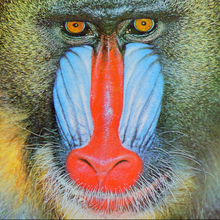
#> input picture mandrill.png, 220 x 220 px, found by its file name
$ jupyter execute Tinker_Henon_Code.ipynb
#> lines starting #> are read from the running program, lines starting #| are printed output that depends on the picture
[cell 1]
from google.colab import drive
drive.mount('/content/drive')

[cell 2]
#Import basic libraries
import cv2
import math
import time
import random
import numpy as np
import pandas as pd
from copy import copy
import seaborn as sns
from PIL import Image
import seaborn as sns
import matplotlib.pyplot as plt
from google.colab.patches import cv2_imshow

[cell 3]
#load the test image
inputpath = "/content/drive/MyDrive/image_encryption_chaotic_mapping_new/test_images/mandrill.png"
input_image = cv2.imread(inputpath)
#> input_image is the input picture: shape (220, 220, 3); mean B, G, R 113.2, 128.9, 137.4

height = int(input_image.shape[0]*100/100)
width = int(input_image.shape[1]*100/100)

dsize = (width,height)
new_input_image = cv2.resize(input_image,dsize)
cv2_imshow(new_input_image)
print(height,width)
#| 220 220

red = new_input_image[:,:,2]
green = new_input_image[:,:,1]
blue = new_input_image[:,:,0]
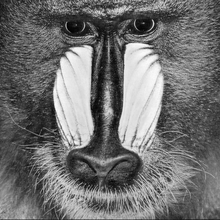
#> blue: shape (220, 220); min 0, max 255, mean 113.2

[cell 4]
#Plot the histograms of the original image
#with pixel values on X axis

red_pixel = []
for i in range(0,height):
  for j in range(0,width):
    red_pixel.append(red[i][j])
#> after the loop, red_pixel = 48400 items

blue_pixel = []
for i in range(0,height):
  for j in range(0,width):
    blue_pixel.append(blue[i][j])
#> after the loop, blue_pixel = 48400 items

green_pixel = []
for i in range(0,height):
  for j in range(0,width):
    green_pixel.append(green[i][j])
#> after the loop, green_pixel = 48400 items


plt.xlabel('Pixel values')
plt.ylabel('Number of pixels')
plt.hist(red_pixel,bins=256, color = "red", lw=0)
plt.savefig('baboon_red_hist_original.eps', format='eps')
plt.show()
print("\n")


plt.xlabel('Pixel values')
plt.ylabel('Number of pixels')
plt.hist(green_pixel,bins=256, color = "green", lw=0)
plt.savefig('baboon_green_hist_original.eps', format='eps')
plt.show()
print("\n")


plt.xlabel('Pixel values')
plt.ylabel('Number of pixels')
plt.hist(blue_pixel,bins=256, color = "blue", lw=0)
plt.savefig('baboon_blue_hist_original.eps', format='eps')
plt.show()

[cell 5]
#Generate the chaotic array

start_key = time.time()
red = new_input_image[:,:,2]
green = new_input_image[:,:,1]
blue = new_input_image[:,:,0]
h,w = red.shape
dimension = h*w

######################## Generate chaotic array ##############################
################## Tinker bell ################
x_tinker=[0.1]
y_tinker=[0.3]
for i in range(0,dimension-1):
  next_x = (x_tinker[i]**2) - (y_tinker[i]**2) + 0.9*x_tinker[i] - 0.6013*y_tinker[i]
  next_y = 2*x_tinker[i]*y_tinker[i] + 2*x_tinker[i] + 0.5*y_tinker[i]
  x_tinker.append(next_x)
  y_tinker.append(next_y)


############### Duffing ########################
x_duff=[0.1]
y_duff=[0.3]
for i in range(0,dimension-1):
    next_x = y_duff[i]
    next_y = 2.75*y_duff[i] - 0.2*x_duff[i] - pow(y_duff[i],3)
    #next_x = next_x*100
    #next_y = next_y*100
    x_duff.append(next_x)
    y_duff.append(next_y)


########### Henon ###########################
x_henon=[0.1]
y_henon=[0.3]
for i in range(0,dimension-1):
  next_x = 1 - 1.4*x_henon[i]*x_henon[i] + y_henon[i]
  next_y = 0.3*x_henon[i]
  x_henon.append(next_x)
  y_henon.append(next_y)

#################### Combination of Tinkerbell and Henon map################

td_x_combination = []
td_y_combination = []
for i in range(0,dimension):

  td_x_combination.append(x_tinker[i] + x_henon[i])
  td_y_combination.append(y_tinker[i] + y_henon[i])


for i in range(0,dimension):
  td_x_combination[i]*=100
  td_y_combination[i]*=100
  if (td_x_combination[i]<0):
    td_x_combination[i] = -(td_x_combination[i])
  if (td_y_combination[i]<0):
    td_y_combination[i] = -(td_y_combination[i])
  td_x_combination[i] = int(td_x_combination[i])
  td_y_combination[i] = int(td_y_combination[i])

for i in range(0,dimension):
  if h<w:
    if td_x_combination[i]>=h:
      td_x_combination[i]%=h-1                    #divide by samller dimension

  elif h>w:
    if td_x_combination[i]>=w:
      td_x_combination[i]%=w-1

  elif h==w:
    if td_x_combination[i]>=h:
      td_x_combination[i]%=h-1                    #divide by samller dimension


for i in range(0,dimension):
  if h<w:
    if td_y_combination[i]>=h:
      td_y_combination[i]%=h-1

  elif h>w:
    if td_y_combination[i]>=w:
      td_y_combination[i]%=w-1

  elif h==w:
    if td_y_combination[i]>=w:
      td_y_combination[i]%=w-1

x = copy(td_x_combination)
y = copy(td_y_combination)

xor_array = []
for i in range(h*w):
  xor_array.append(x[i]*y[i])

for i in range(h*w):
  xor_array[i]%=256

end_key = time.time()
print(f"key generation time of the program is {end_key - start_key}")

# Create a Pandas DataFrame to link x and y values
df = pd.DataFrame({
    'x': x[:10000],
    'y': y[:10000]
})

f,ax = plt.subplots(figsize = (8,5))
# Use the DataFrame for regplot
sns.regplot(x='x', y='y', data=df)  # Changed line
plt.savefig("TDmap.eps")
plt.show()

[cell 6]
#function for conducting the NCPR and UACI test
def ncpr_uaci(combined_scrambling):
  encrypted_red = combined_scrambling[:,:,2]
  encrypted_green = combined_scrambling[:,:,1]
  encrypted_blue = combined_scrambling[:,:,0]

  lena = cv2.imread(inputpath)
  changed_red = lena[:,:,2]
  changed_green = lena[:,:,1]
  changed_blue = lena[:,:,0]

  changed_red[12][90] = 123
  changed_green[12][90] = 56
  changed_blue[12][90] = 224

  h,w =encrypted_red.shape

  D_red = np.random.randint(1,size=(h,w))
  D_green = np.random.randint(1,size=(h,w))
  D_blue = np.random.randint(1,size=(h,w))

  print(h,w)

  for i in range(0,h):
    for j in range(0,w):
      if encrypted_red[i][j] == changed_red[i][j]:
        D_red[i][j] = 0
      else:
        D_red[i][j] = 1

  for i in range(0,h):
    for j in range(0,w):
      if encrypted_green[i][j] == changed_green[i][j]:
        D_green[i][j] = 0
      else:
        D_green[i][j] = 1

  for i in range(0,h):
    for j in range(0,w):
      if encrypted_blue[i][j] == changed_blue[i][j]:
        D_blue[i][j] = 0
      else:
        D_blue[i][j] = 1

  npcr_red = np.sum(D_red)
  npcr_green = np.sum(D_green)
  npcr_blue = np.sum(D_blue)


  npcr_red = (npcr_red/(h*w))*100
  npcr_green = (npcr_green/(h*w))*100
  npcr_blue = (npcr_blue/(h*w))*100

  uaci_red = 0
  uaci_green = 0
  uaci_blue = 0
  for i in range(0,h):
    for j in range(0,w):
      uaci_red += abs(encrypted_red[i][j] - changed_red[i][j])
      uaci_green += abs(encrypted_green[i][j] - changed_green[i][j])
      uaci_blue += abs(encrypted_blue[i][j] - changed_blue[i][j])

  uaci_red = (uaci_red/(h*w*255))*100
  uaci_green = (uaci_green/(h*w*255))*100
  uaci_blue = (uaci_blue/(h*w*255))*100

  print("NPCR values:")
  print("Red channel: ",npcr_red)
  print("Green channel: ",npcr_green)
  print("Blue channel: ",npcr_blue)

  print("\n")
  print("UACI values:")
  print("Red channel: ",uaci_red)
  print("Green channel: ",uaci_green)
  print("Blue channel: ",uaci_blue)

########################## Encryption begins ######################################

#Function for chaotic scrambling
def chaotic_scrambling(new_input_image):
  start_chaotic_scrambling = time.time()

  #RED CHANNEL
  count1 = 0
  for i in range(0,h):
    for j in range(0,w):
      red[i][j] = red[i][j]^xor_array[count1]
      count1+=1
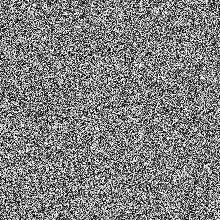
#> red: shape (220, 220); min 0, max 255, mean 127.7
#> after the loop, count1 = 48400


  #GREEN CHANNEL
  count3 = 0
  for i in range(0,h):
    for j in range(0,w):
      green[i][j] = green[i][j]^xor_array[count3]
      count3+=1
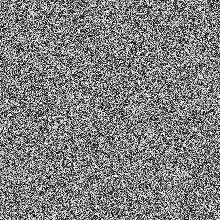
#> green: shape (220, 220); min 0, max 255, mean 127.5
#> after the loop, count3 = 48400


  #BLUE CHANNEL
  count5 = 0
  for i in range(0,h):
    for j in range(0,w):
      blue[i][j] = blue[i][j]^xor_array[count5]
      count5+=1
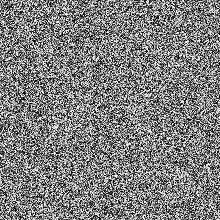
#> blue: shape (220, 220); min 0, max 255, mean 126.8
#> after the loop, count5 = 48400

  chaotic_xor_image = cv2.merge((blue,green,red))
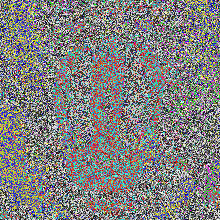
#> chaotic_xor_image: shape (220, 220, 3); mean B, G, R 126.8, 127.5, 127.7
  print("Image after xor operation")
  cv2_imshow(chaotic_xor_image)
  cv2.imwrite('b.png', chaotic_xor_image)
  im = Image.open('b.png')
  im.save('b.eps', lossless = True)

  end_chaotic_scrambling = time.time()
  print(f"Encryption time of the program is {end_chaotic_scrambling - start_chaotic_scrambling}")
  chaotic_swapping(red,green,blue,x,y)

  ################################# Chaotic scrambling ends ######################


#function for chaotic swaping
def chaotic_swapping(red,green,blue,x,y):

  start_chaotic_swapping = time.time()
  count = 0
  for i in range(0,h):
    for j in range(0,w):
      temp = red[i][j]
      red[i][j] = red[x[count]][y[count]]
      red[x[count]][y[count]] = temp
      count+=1
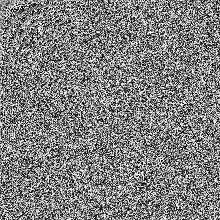
#> red: shape (220, 220); min 0, max 255, mean 127.7
#> after the loop, count = 48400

  count = 0
  for i in range(0,h):
    for j in range(0,w):
      temp = green[i][j]
      green[i][j] = green[x[count]][y[count]]
      green[x[count]][y[count]] = temp
      count+=1
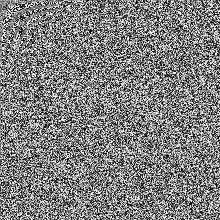
#> green: shape (220, 220); min 0, max 255, mean 127.5
#> after the loop, count = 48400

  count = 0
  for i in range(0,h):
    for j in range(0,w):
      temp = blue[i][j]
      blue[i][j] = blue[x[count]][y[count]]
      blue[x[count]][y[count]] = temp
      count+=1
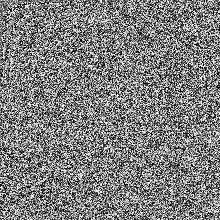
#> blue: shape (220, 220); min 0, max 255, mean 126.8
#> after the loop, count = 48400


  image_to_zigzag = cv2.merge((blue,green,red))
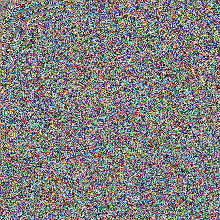
#> image_to_zigzag: shape (220, 220, 3); mean B, G, R 126.8, 127.5, 127.7
  print("\nEncryption using chaotic map:")
  cv2_imshow(image_to_zigzag)
  cv2.imwrite('c.png', image_to_zigzag)
  im = Image.open('c.png')
  im.save('c.eps', lossless = True)

  end_chaotic_swapping = time.time()
  print(f"Encryption time of the program is {end_chaotic_swapping - start_chaotic_swapping}")
  zigzag_scrambling(image_to_zigzag)


  ################################# Chaotic swapping ends ######################


# Functions for zigzag scrambling
def zigzag_scrambling(image_to_zigzag):
  start_zigzag = time.time()
  value = h+w-1
  overall_count = 0
  solution_array = [[],[],[]]

#for images whose height = width
  if h==w:
    while overall_count!=3:
      diag = 0
      i=0
      j=0
      flag = 0
      if overall_count == 0:
        channel = copy(red)
      elif overall_count == 1:
        channel = copy(green)
      elif overall_count == 2:
        channel = copy(blue)

      solution_array[overall_count].append(channel[i][j])
      while diag!=value-1:

        if i==0  and j!=w-1:
          j+=1
          solution_array[overall_count].append(channel[i][j])
          if i==0  and j==w-1:
            while i!=h-1:
              i+=1
              j-=1
              solution_array[overall_count].append(channel[i][j])
            flag = 1
          while j!=0 and flag ==0:
            i+=1
            j-=1
            solution_array[overall_count].append(channel[i][j])
          diag+=1


        if i!=0 and i!=h-1 and j==0:
          i+=1
          solution_array[overall_count].append(channel[i][j])
          while i!=0:
            i-=1
            j+=1
            solution_array[overall_count].append(channel[i][j])
          diag+=1


        if i!=0 and j==w-1:
          i+=1
          if i==h-1 and j==w-1:
            solution_array[overall_count].append(channel[i][j])
            break                                                   #update
          else:
            temp = i
            solution_array[overall_count].append(channel[i][j])
            while j!=temp:
              i+=1
              j-=1
              solution_array[overall_count].append(channel[i][j])
            diag+=1

        if i!=0 and i==h-1 and j==0:
          j+=1
          temp = j
          solution_array[overall_count].append(channel[i][j])
          while i!=temp:
            i-=1
            j+=1
            solution_array[overall_count].append(channel[i][j])
          diag+=1


        if i==h-1 and j!=0:
          j+=1
          solution_array[overall_count].append(channel[i][j])
          if i==h-1 and j==w-1:
            break

          else:
            while j!=w-1:
              j+=1
              i-=1
              solution_array[overall_count].append(channel[i][j])
              diag+=1

        if i==h-1 and j==0:
          j+=1
          solution_array[overall_count].append(channel[i][j])
          while j!=w-1:
            j+=1
            i-=1
            solution_array[overall_count].append(channel[i][j])
          diag+=1


        if i==0 and j==w-1:                                                    #update.
          i+=1
          solution_array[overall_count].append(channel[i][j])
          while i!=h-1:
            i+=1
            j-=1
            solution_array[overall_count].append(channel[i][j])
          diag+=1
      #print(red_solution_array)
      #print(solution_array[overall_count])
      #print(len(solution_array[overall_count]))
      overall_count+=1
#> after the loop, overall_count = 3

#for images whose height > width
  if h>w:
    while overall_count!=3:
      diag = 0
      i=0
      j=0
      flag = 0
      odd_flag=0
      even_flag=0
      left_flag=0
      if overall_count == 0:
        channel = copy(red)
      elif overall_count == 1:
        channel = copy(green)
      elif overall_count == 2:
        channel = copy(blue)

      solution_array[overall_count].append(channel[i][j])
      while diag!=value-1:
        if i==0 and j!=w-1:
          j+=1
          solution_array[overall_count].append(channel[i][j])
          if i==0 and j==w-1 and w%2==0:
            even_flag = 1
            while i!= w-1:
              i+=1
              j-=1
              solution_array[overall_count].append(channel[i][j])
          while (j!=0 and even_flag==0) or (j!=0 and odd_flag==0):
            i+=1
            j-=1
            solution_array[overall_count].append(channel[i][j])
          diag+=1

        if i!=0 and i!= h-1 and j==0:
          i+=1
          #print(i,j)
          solution_array[overall_count].append(channel[i][j])
          if i==h-1 and even_flag ==1:
            left_flag=1
            #j+=1
            #solution_array[overall_count].append(channel[i][j])
            while j!=w-1:
              j+=1
              i-=1
              solution_array[overall_count].append(channel[i][j])
            diag+=1

          elif i==h-1 and odd_flag==1:
            left_flag=1
            while j!=w-1:
              i-=1
              j+=1
              solution_array[overall_count].append(channel[i][j])
            diag+=1

          elif even_flag==1 or odd_flag==1:
            while j!=w-1:
              i-=1
              j+=1
              solution_array[overall_count].append(channel[i][j])
            diag+=1

          else:
            temp = copy(i)
            while j!=temp:
              i-=1
              j+=1
              solution_array[overall_count].append(channel[i][j])
            diag+=1


        if i!=0 and j==w-1:
          i+=1
          solution_array[overall_count].append(channel[i][j])
          if i==h-1 and j==w-1:

            break
          elif left_flag==1:
            while i!=h-1:
              i+=1
              j-=1
              solution_array[overall_count].append(channel[i][j])
            diag+=1
          else:
            while j!=0:           #doubtful
              i+=1
              j-=1
              #print(i,j)
              solution_array[overall_count].append(channel[i][j])
            diag+=1

        if i==h-1 and j!=w-1:
          if i==h-1 and j==0:
            left_flag=1
          j+=1
          solution_array[overall_count].append(channel[i][j])
          if i==h-1 and j==w-1:
            break
          else:
            while j!=w-1:
              i-=1
              j+=1
              solution_array[overall_count].append(channel[i][j])
            diag+=1

        if i==0 and j==w-1 and (w%2)!=0:
          #print("h")
          i+=1
          solution_array[overall_count].append(channel[i][j])
          odd_flag=1
          while j!=0:
            j-=1
            i+=1
            solution_array[overall_count].append(channel[i][j])
          diag+=1
      #print(solution_array[overall_count])
      #print(len(solution_array[overall_count]))
      overall_count+=1

#for images whose height < width
  if h<w:
    while overall_count!=3:
      diag = 0
      i=0
      j=0
      flag = 0
      odd_flag=0
      even_flag=0
      right_diag=0
      if overall_count == 0:
        channel = copy(red)
      elif overall_count == 1:
        channel = copy(green)
      elif overall_count == 2:
        channel = copy(blue)
      solution_array[overall_count].append(channel[i][j])

      while diag!=value-1:
        if i==0 and j!=w-1:
          j+=1
          solution_array[overall_count].append(channel[i][j])
          if j==h-1:
            while i!=h-1:
              i+=1
              j-=1
              solution_array[overall_count].append(channel[i][j])
            even_flag=1
            diag+=1

          elif j==w-1:
            if even_flag == 1 and w%2==0:
              #i+=1
              #solution_array[overall_count].append(channel[i][j])
              while i!=h-1:
                i+=1
                j-=1
                solution_array[overall_count].append(channel[i][j])
              diag+=1
              right_diag = 1


            elif odd_flag==1 and w%2==0:
              while i!=h-1:
                i+=1
                j-=1
                solution_array[overall_count].append(channel[i][j])
              diag+=1
              right_diag=1
            elif odd_flag==1 and w%2!=0:
              i+=1
              while i!=h-1:
                i+=1
                j-=1
                solution_array[overall_count].append(channel[i][j])
              diag+=1
              right_diag = 1


          elif even_flag==0 and odd_flag==0:
            while j!=0:
              j-=1
              i+=1
              solution_array[overall_count].append(channel[i][j])
            diag+=1

          elif even_flag==1 or odd_flag==1:
            while  i!=h-1:
              i+=1
              j-=1
              solution_array[overall_count].append(channel[i][j])
            diag+=1


        if i!=0 and i!=h-1 and j==0:
          i+=1
          solution_array[overall_count].append(channel[i][j])
          if i==h-1:
            temp=copy(i)
            odd_flag=1
            while j!=temp:
              j+=1
              i-=1
              solution_array[overall_count].append(channel[i][j])
            diag+=1
          else:
            temp=copy(i)
            while j!=temp:
              j+=1
              i-=1
              solution_array[overall_count].append(channel[i][j])
            diag+=1

        if i==0 and j==w-1:
          right_diag+=1
          i+=1
          solution_array[overall_count].append(channel[i][j])
          while i!=h-1:
            i-=1
            j+=1
            solution_array[overall_count].append(channel[i][j])
          diag+=1


        if i==h-1 and j!=w-1:
          j+=1
          solution_array[overall_count].append(channel[i][j])
          if j==w-1:
            break
          elif right_diag==0:
            while i!=0:
              i-=1
              j+=1
              solution_array[overall_count].append(channel[i][j])
            diag+=1
            if j==w-1:
              right_diag=1
          elif right_diag==1:
            while j!=w-1:
              j+=1
              i-=1
              solution_array[overall_count].append(channel[i][j])
            diag+=1


        if i!=0 and i!=h-1 and j==w-1:
          i+=1
          solution_array[overall_count].append(channel[i][j])
          if i==h-1 and j==w-1:
            #solution_array[overall_count].append(channel[i][j])
            break
          else:
            while i!=h-1:
              i+=1
              j-=1
              solution_array[overall_count].append(channel[i][j])
            diag+=1


      #print(solution_array[overall_count])
      #print(len(solution_array[overall_count]))
      overall_count+=1

###########################zigzag matrix formation #############################
  encrypted_red = []
  encrypted_green = []
  encrypted_blue = []
  for i in range(0,h):
    row = []
    for j in range(0,w):
      row.append(0)
    encrypted_red.append(row)
    encrypted_green.append(row)
    encrypted_blue.append(row)

  encrypted_red = np.array(encrypted_red)
  encrypted_green = np.array(encrypted_green)
  encrypted_blue = np.array(encrypted_blue)


  c = 0
  while c!=3:
    if c== 0:
      red_count = 0
      for i in range(0,h):
        for j in range(0,w):
          encrypted_red[i][j] = solution_array[c][red_count]
          red_count+=1

    elif c==1:
      green_count = 0
      for i in range(0,h):
        for j in range(0,w):
          encrypted_green[i][j] = solution_array[c][green_count]
          green_count+=1

    elif c==2:
      blue_count = 0
      for i in range(0,h):
        for j in range(0,w):
          encrypted_blue[i][j] = solution_array[c][blue_count]
          blue_count+=1

    c+=1

######################## Encryption ends #######################################

###################### Analysis of proposed scheme #############################

######################## Histogram analysis ####################################
  red_pixel = []
  for i in range(0,height):
    for j in range(0,width):
      red_pixel.append(encrypted_red[i][j])
#> after the loop, red_pixel = 48400 items

  blue_pixel = []
  for i in range(0,height):
    for j in range(0,width):
      blue_pixel.append(encrypted_blue[i][j])
#> after the loop, blue_pixel = 48400 items

  green_pixel = []
  for i in range(0,height):
    for j in range(0,width):
      green_pixel.append(encrypted_green[i][j])
#> after the loop, green_pixel = 48400 items


  plt.xlabel('Pixel values')
  plt.ylabel('Number of pixels')
  plt.hist(red_pixel,bins=256, color = "red", lw=0)
  plt.savefig('baboon_red_hist_encrypted.eps', format='eps')
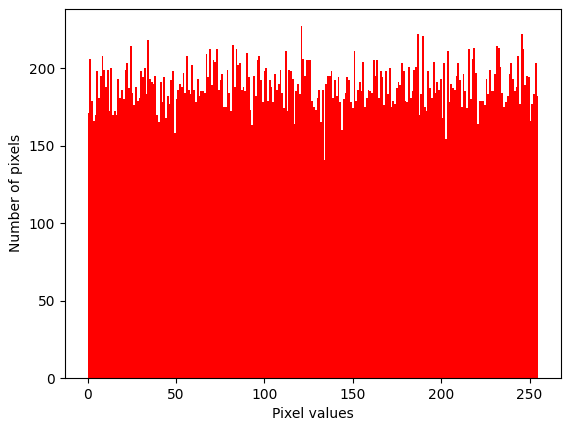
#> figure drawn by matplotlib, 1 panel; tallest bar 227 high, from x = 120.5 to 121.5
  plt.show()
  print("\n")


  plt.xlabel('Pixel values')
  plt.ylabel('Number of pixels')
  plt.hist(green_pixel,bins=256, color = "green", lw=0)
  plt.savefig('baboon_green_hist_encrypted.eps', format='eps')
  plt.show()
  print("\n")


  plt.xlabel('Pixel values')
  plt.ylabel('Number of pixels')
  plt.hist(blue_pixel,bins=256, color = "blue", lw=0)
  plt.savefig('baboon_blue_hist_encrypted.eps', format='eps')
#> (the rest of the program and of its run is left out)
